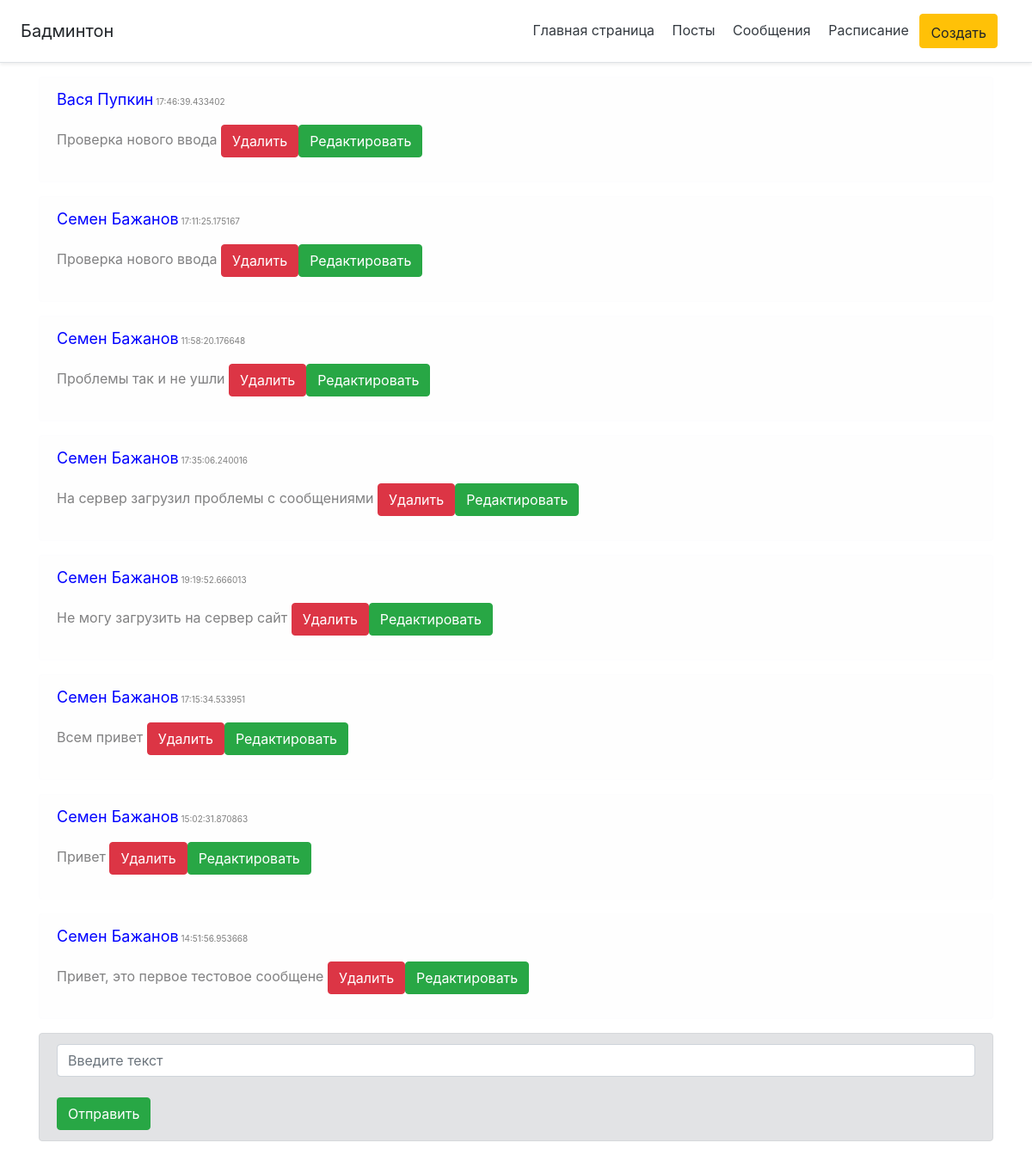
Screenshot of /message (signed in) with the database file from the repository.
### app.py (models this page shows)
class User(db.Model, UserMixin):
    id = db.Column(db.Integer, primary_key=True)
    login = db.Column(db.String(128), nullable=False, unique=True)
    surname = db.Column(db.String(128), nullable=False, unique=True)
    password = db.Column(db.String(255), nullable=False)

### app.py (the view)
@app.route('/message', methods=["POST", 'GET'])
@login_required
def message():
    if request.method == "POST":
        Name = flask_login.current_user.login
        Surname = flask_login.current_user.surname
        text = request.form['text']
        message = Message(Name=Name, Surname=Surname, text=text)
        try:
            db.session.add(message)
            db.session.commit()
            return redirect("/message")
        except:
            return "При добавлении статьи произошла ошибка"
    else:
        message = Message.query.order_by(Message.date.desc()).all()
        return render_template('message.html', message=message)

### app.py (called while the page is built)
@manager.user_loader
def load_user(user_id):
    return User.query.get(user_id)

@app.after_request
def redirect_to_signin(response):
    if response.status_code == 401:
        return redirect(url_for('login_page') + '?next=' + request.url)
    return response

### templates/message.html (shortened to what this page needs)
{% extends 'base.html' %}
{% block body %}
<div class="container">
    {% for mes in  message %}
    <div class="alert alert-light">
        <p><font size="4" color="blue" >{{ mes.Name }} {{ mes.Surname}}</font><font size="0.5" color="grey" > {{ mes.date.time()}}</font> </p>
        <p>{{ mes.text}} <a href="/message/{{ mes.id }}/del" class ="btn btn-danger">Удалить</a><a href="/message/{{ mes.id}}/update" class ="btn btn-success">Редактировать</a></p>
</div>
    {% endfor %}
  <div class="alert alert-secondary">
        <form method="post">
        <input type = "text" name = "text" id = "text"class = "form-control" size="1" placeholder="Введите текст"><br>
        <input type = submit class = "btn btn-success" value="Отправить">
        </form>
  </div>
</div>
{% endblock %}

### rows the page displays
User: Name "Семен", Surname "Бажанов", date.time "17:11:25.175167", text "Проверка нового ввода", date.time "11:58:20.176648", text "Проблемы так и не ушли", date.time "17:35:06.240016", text "На сервер загрузил проблемы с сообщениями", date.time "19:19:52.666013", text "Не могу загрузить на сервер сайт", date.time "17:15:34.533951", text "Всем привет", date.time "15:02:31.870863", text "Привет", date.time "14:51:56.953668", text "Привет, это первое тестовое сообщене"

### other values shown
{{ mes.Name }} "Вася"
{{ mes.Surname }} "Пупкин"
{{ mes.date.time() }} "17:46:39.433402"
{{ mes.text }} "Проверка нового ввода"
